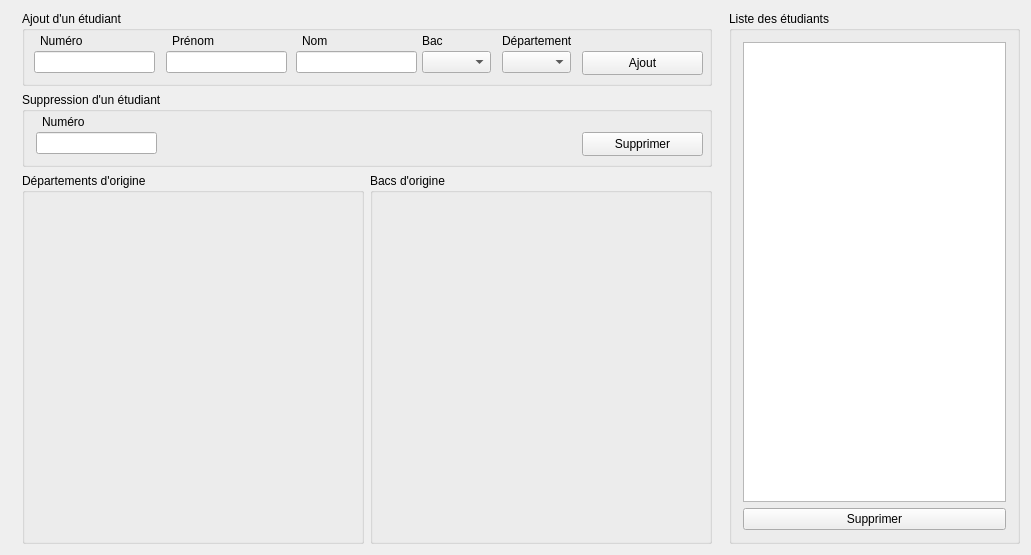
<?xml version="1.0" encoding="UTF-8"?>
<ui version="4.0">
 <class>TP3_GestionEtuClass</class>
 <widget class="QMainWindow" name="TP3_GestionEtuClass">
  <property name="geometry">
   <rect>
    <x>0</x>
    <y>0</y>
    <width>1031</width>
    <height>555</height>
   </rect>
  </property>
  <property name="windowTitle">
   <string>TP3_GestionEtu</string>
  </property>
  <widget class="QWidget" name="centralWidget">
   <layout class="QHBoxLayout" name="horizontalLayout_2">
    <item>
     <widget class="QWidget" name="widget" native="true">
      <layout class="QVBoxLayout" name="verticalLayout">
       <property name="topMargin">
        <number>0</number>
       </property>
       <property name="bottomMargin">
        <number>0</number>
       </property>
       <item>
        <widget class="QGroupBox" name="groupBox_AddStudent">
         <property name="minimumSize">
          <size>
           <width>690</width>
           <height>75</height>
          </size>
         </property>
         <property name="maximumSize">
          <size>
           <width>16777215</width>
           <height>75</height>
          </size>
         </property>
         <property name="title">
          <string>Ajout d'un étudiant</string>
         </property>
         <widget class="QPushButton" name="pushButton_addStudent">
          <property name="geometry">
           <rect>
            <x>560</x>
            <y>40</y>
            <width>121</width>
            <height>24</height>
           </rect>
          </property>
          <property name="text">
           <string>Ajout</string>
          </property>
         </widget>
         <widget class="QLineEdit" name="lineEdit_add_number">
          <property name="geometry">
           <rect>
            <x>12</x>
            <y>40</y>
            <width>121</width>
            <height>22</height>
           </rect>
          </property>
         </widget>
         <widget class="QLabel" name="label">
          <property name="geometry">
           <rect>
            <x>18</x>
            <y>20</y>
            <width>61</width>
            <height>20</height>
           </rect>
          </property>
          <property name="text">
           <string>Numéro</string>
          </property>
         </widget>
         <widget class="QLineEdit" name="lineEdit_add_firstname">
          <property name="geometry">
           <rect>
            <x>144</x>
            <y>40</y>
            <width>121</width>
            <height>22</height>
           </rect>
          </property>
         </widget>
         <widget class="QLabel" name="label_2">
          <property name="geometry">
           <rect>
            <x>150</x>
            <y>20</y>
            <width>61</width>
            <height>20</height>
           </rect>
          </property>
          <property name="text">
           <string>Prénom</string>
          </property>
         </widget>
         <widget class="QLineEdit" name="lineEdit_add_lastname">
          <property name="geometry">
           <rect>
            <x>274</x>
            <y>40</y>
            <width>121</width>
            <height>22</height>
           </rect>
          </property>
         </widget>
         <widget class="QLabel" name="label_3">
          <property name="geometry">
           <rect>
            <x>280</x>
            <y>20</y>
            <width>61</width>
            <height>20</height>
           </rect>
          </property>
          <property name="text">
           <string>Nom</string>
          </property>
         </widget>
         <widget class="QLabel" name="label_4">
          <property name="geometry">
           <rect>
            <x>400</x>
            <y>20</y>
            <width>61</width>
            <height>20</height>
           </rect>
          </property>
          <property name="text">
           <string>Bac</string>
          </property>
         </widget>
         <widget class="QComboBox" name="lineEdit_add_BAC">
          <property name="geometry">
           <rect>
            <x>400</x>
            <y>40</y>
            <width>69</width>
            <height>22</height>
           </rect>
          </property>
         </widget>
         <widget class="QComboBox" name="lineEdit_add_department">
          <property name="geometry">
           <rect>
            <x>480</x>
            <y>40</y>
            <width>69</width>
            <height>22</height>
           </rect>
          </property>
         </widget>
         <widget class="QLabel" name="label_5">
          <property name="geometry">
           <rect>
            <x>480</x>
            <y>20</y>
            <width>91</width>
            <height>20</height>
           </rect>
          </property>
          <property name="text">
           <string>Département</string>
          </property>
         </widget>
        </widget>
       </item>
       <item>
        <widget class="QGroupBox" name="groupBox_DeleteStudent">
         <property name="minimumSize">
          <size>
           <width>0</width>
           <height>75</height>
          </size>
         </property>
         <property name="maximumSize">
          <size>
           <width>16777215</width>
           <height>75</height>
          </size>
         </property>
         <property name="title">
          <string>Suppression d'un étudiant</string>
         </property>
         <widget class="QPushButton" name="pushButton_delete_number">
          <property name="geometry">
           <rect>
            <x>560</x>
            <y>40</y>
            <width>121</width>
            <height>24</height>
           </rect>
          </property>
          <property name="text">
           <string>Supprimer</string>
          </property>
         </widget>
         <widget class="QLineEdit" name="lineEdit_remove_number">
          <property name="geometry">
           <rect>
            <x>14</x>
            <y>40</y>
            <width>121</width>
            <height>22</height>
           </rect>
          </property>
         </widget>
         <widget class="QLabel" name="label_8">
          <property name="geometry">
           <rect>
            <x>20</x>
            <y>20</y>
            <width>61</width>
            <height>20</height>
           </rect>
          </property>
          <property name="text">
           <string>Numéro</string>
          </property>
         </widget>
        </widget>
       </item>
       <item>
        <widget class="QWidget" name="widget_Graphs" native="true">
         <layout class="QHBoxLayout" name="horizontalLayout">
          <property name="leftMargin">
           <number>0</number>
          </property>
          <property name="topMargin">
           <number>0</number>
          </property>
          <property name="rightMargin">
           <number>0</number>
          </property>
          <property name="bottomMargin">
           <number>0</number>
          </property>
          <item>
           <widget class="QGroupBox" name="groupBox_department">
            <property name="minimumSize">
             <size>
              <width>0</width>
              <height>250</height>
             </size>
            </property>
            <property name="title">
             <string>Départements d'origine</string>
            </property>
            <widget class="QWidget" name="pieChart" native="true">
             <property name="geometry">
              <rect>
               <x>0</x>
               <y>20</y>
               <width>341</width>
               <height>351</height>
              </rect>
             </property>
            </widget>
           </widget>
          </item>
          <item>
           <widget class="QGroupBox" name="groupBox_bacs">
            <property name="minimumSize">
             <size>
              <width>0</width>
              <height>250</height>
             </size>
            </property>
            <property name="title">
             <string>Bacs d'origine</string>
            </property>
           </widget>
          </item>
         </layout>
        </widget>
       </item>
      </layout>
     </widget>
    </item>
    <item>
     <widget class="QGroupBox" name="groupBox_2">
      <property name="maximumSize">
       <size>
        <width>300</width>
        <height>16777215</height>
       </size>
      </property>
      <property name="title">
       <string>Liste des étudiants</string>
      </property>
      <layout class="QVBoxLayout" name="verticalLayout_2">
       <item>
        <widget class="QListWidget" name="listWidget">
         <property name="selectionMode">
          <enum>QAbstractItemView::ExtendedSelection</enum>
         </property>
         <property name="sortingEnabled">
          <bool>true</bool>
         </property>
        </widget>
       </item>
       <item>
        <widget class="QPushButton" name="pushButton_delete_list">
         <property name="text">
          <string>Supprimer</string>
         </property>
        </widget>
       </item>
      </layout>
     </widget>
    </item>
   </layout>
  </widget>
 </widget>
 <layoutdefault spacing="6" margin="11"/>
 <resources/>
 <connections/>
</ui>
